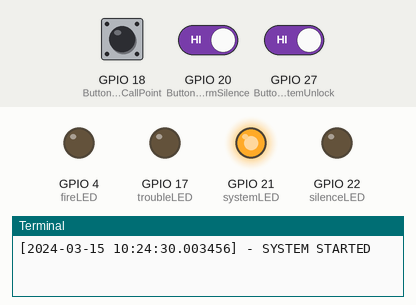
This program was run on a simulated Raspberry Pi (BCM pin numbers). Shown: output pins drawn as LEDs (lit = HIGH), the last lines printed to the terminal. Dashed ring = blinking. The test bench sets the inputs (shaded band); at power-on: GPIO 18 (Button zone1_CallPoint) HIGH, GPIO 20 (Button alarmSilence) HIGH, GPIO 27 (Button systemUnlock) HIGH. The clock reads 2024-03-15 10:24:30 at power-on unless the program sets it; files the program writes start out absent.

Above: at 1.2 s.
1.3 s: GPIO 18 (Button zone1_CallPoint) pulled LOW for 0.15 s
At 1.42 s:
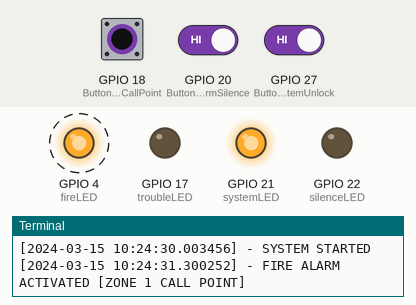
4.3 s: GPIO 20 (Button alarmSilence) driven LOW and GPIO 27 (Button systemUnlock) driven LOW
At 4.45 s:
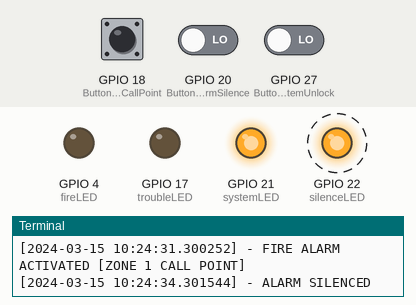
7.3 s: GPIO 18 (Button zone1_CallPoint) pulled LOW for 3.2 s
At 7.7 s:
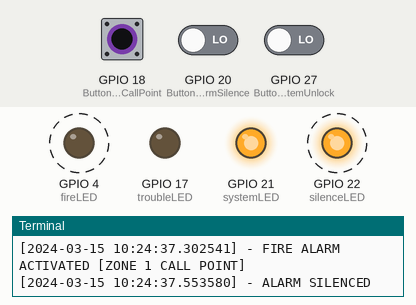
Timing chart, 0 to 18.0 s (numbered marks = the images above; inputs shaded):
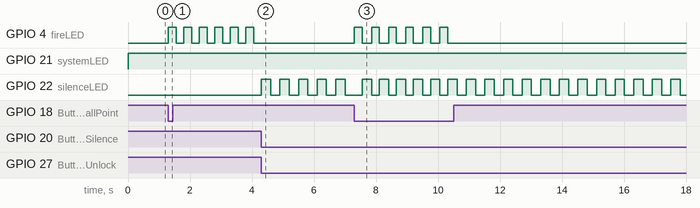

The program:

main.py
```python
#imports
from gpiozero import LED, Button
from time import sleep
from datetime import datetime

#globals
global systemRunning
global fireAlarm
global fireInput
global alarmSilenced
global troubleState

#changable variables
systemRunning = False
fireAlarm = False
fireInput = False
alarmSilenced = False
troubleState = False

#static variables
logEntryBase = "[{}] - {} " #Set basis of entry format
logType = "System Error" #Set initial log type and define var

#Inputs
systemUnlock = Button(27)
alarmSilence = Button(20)
alarmReset = Button(16,hold_time=1, hold_repeat=False)
#Zone Inputs
zone1_CallPoint = Button(18) #Change to active_state=False if using push to open button

#Outputs
systemLED = LED(21)
fireLED = LED(4)
troubleLED = LED(17)
silenceLED = LED(22)

#Main fn
def mainStart():
    global fireInput
    while systemRunning == True:
        systemLED.on()
        if zone1_CallPoint.is_pressed == True:
            fireAlarm("[ZONE 1 CALL POINT]")
    systemLED.off()

#fire fn
def fireAlarm(zone):
    global fireInput
    global alarmSilenced
    logType = "FIRE ALARM ACTIVATED"
    logFile.write(logEntryBase.format(datetime.now(), logType) + zone + "\n")
    print((logEntryBase.format(datetime.now(), logType) + zone)) #TESTING PURPOSES
    resetLogType()
    fireInput = True
    alarmSilenced = False
    silenceLED.off()
    while fireInput == True:
        fireLED.toggle()
        sleep(0.25)
        if fireInput == True and alarmSilence.is_pressed == True and systemUnlock.is_pressed == True:
            silenceAlarm()
        if fireInput == True and alarmReset.is_held == True and systemUnlock.is_pressed == True:
            resetAlarm()
    fireLED.off()

#trouble fn
def trouble(type):
    logType = "TROUBLE"
    logFile.write(logEntryBase.format(datetime.now(), logType) + type + "\n")
    print((logEntryBase.format(datetime.now(), logType) + type))
    resetLogType()
    while troubleState == True:
        troubleLED.toggle()
        sleep(0.7)

#silenced fn
def silenceAlarm():
    global alarmSilenced
    global fireInput
    logType = "ALARM SILENCED"
    logFile.write(logEntryBase.format(datetime.now(), logType) + "\n")
    print((logEntryBase.format(datetime.now(), logType)))
    resetLogType()
    alarmSilenced = True
    fireInput = False
    fireLED.off()
    while alarmSilenced == True:
        silenceLED.toggle()
        sleep(0.3)
        if alarmSilenced == True and alarmReset.is_held == True and systemUnlock.is_pressed == True:
            resetAlarm()
        if zone1_CallPoint.is_pressed == True:
            fireAlarm("[ZONE 1 CALL POINT]")

#reset alarm fn
def resetAlarm():
    logType = "ALARM RESET"
    logFile.write(logEntryBase.format(datetime.now(), logType) + "\n")
    print((logEntryBase.format(datetime.now(), logType)))
    resetLogType()
    global fireInput
    fireInput = False
    global alarmSilenced
    alarmSilenced = False
    silenceLED.on()
    fireLED.on()
    sleep(0.75)
    silenceLED.off()
    fireLED.off()

#logType reset fn
def resetLogType():
    global logType

systemRunning = True #Allow system to start

logFile = open("ControlPanel.log", "a") #open or create log file

#start system
if systemRunning == True:
    #add entry to log file stating the script has started fully
    logType = "SYSTEM STARTED"
    logFile.write(logEntryBase.format(datetime.now(), logType) + "\n")
    print((logEntryBase.format(datetime.now(), logType)))
    resetLogType()
    mainStart() #Start main script

troubleState = True
trouble("- END OF SCRIPT REACHED")
```

Measured:
- after the input at 1.3 s, GPIO 4 (fireLED): alternates HIGH for 0.25 s and LOW for 0.25 s, starting at once
- after the input at 4.3 s, GPIO 4 (fireLED): stops changing and stays LOW; GPIO 22 (silenceLED): alternates HIGH for 0.30 s and LOW for 0.30 s, starting at once
- after the input at 7.3 s, GPIO 4 (fireLED): alternates HIGH for 0.25 s and LOW for 0.30 s, 12 changes in all, then stays LOW, starting at once
